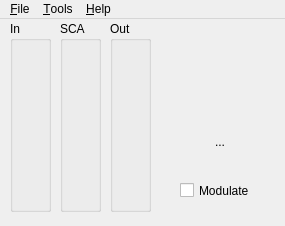
<?xml version="1.0" encoding="UTF-8"?>
<ui version="4.0">
 <class>MainWindow</class>
 <widget class="QMainWindow" name="MainWindow">
  <property name="geometry">
   <rect>
    <x>0</x>
    <y>0</y>
    <width>285</width>
    <height>226</height>
   </rect>
  </property>
  <property name="windowTitle">
   <string>JMPX</string>
  </property>
  <property name="windowIcon">
   <iconset resource="jmpx.qrc">
    <normaloff>:/images/text-speak.png</normaloff>:/images/text-speak.png</iconset>
  </property>
  <property name="documentMode">
   <bool>true</bool>
  </property>
  <widget class="QWidget" name="centralWidget">
   <widget class="QGroupBox" name="groupBox_out">
    <property name="geometry">
     <rect>
      <x>110</x>
      <y>2</y>
      <width>41</width>
      <height>191</height>
     </rect>
    </property>
    <property name="sizePolicy">
     <sizepolicy hsizetype="Preferred" vsizetype="Preferred">
      <horstretch>0</horstretch>
      <verstretch>0</verstretch>
     </sizepolicy>
    </property>
    <property name="title">
     <string>Out</string>
    </property>
    <layout class="QVBoxLayout" name="verticalLayout">
     <item>
      <layout class="QGridLayout" name="gridLayout_2">
       <item row="0" column="0">
        <widget class="Volumemeter" name="outvolumemeter" native="true">
         <property name="volume" stdset="0">
          <double>0.000000000000000</double>
         </property>
        </widget>
       </item>
      </layout>
     </item>
    </layout>
   </widget>
   <widget class="QGroupBox" name="groupBox_in">
    <property name="geometry">
     <rect>
      <x>10</x>
      <y>2</y>
      <width>41</width>
      <height>191</height>
     </rect>
    </property>
    <property name="sizePolicy">
     <sizepolicy hsizetype="Preferred" vsizetype="Preferred">
      <horstretch>0</horstretch>
      <verstretch>0</verstretch>
     </sizepolicy>
    </property>
    <property name="title">
     <string>In</string>
    </property>
    <layout class="QVBoxLayout" name="verticalLayout_2">
     <item>
      <layout class="QGridLayout" name="gridLayout">
       <item row="0" column="0">
        <widget class="Volumemeter" name="lvolumemeter" native="true">
         <property name="volume" stdset="0">
          <double>0.000000000000000</double>
         </property>
        </widget>
       </item>
       <item row="0" column="1">
        <widget class="Volumemeter" name="rvolumemeter" native="true">
         <property name="volume" stdset="0">
          <double>0.000000000000000</double>
         </property>
        </widget>
       </item>
      </layout>
     </item>
    </layout>
   </widget>
   <widget class="QGroupBox" name="groupBox_sca">
    <property name="geometry">
     <rect>
      <x>60</x>
      <y>2</y>
      <width>41</width>
      <height>191</height>
     </rect>
    </property>
    <property name="sizePolicy">
     <sizepolicy hsizetype="Preferred" vsizetype="Preferred">
      <horstretch>0</horstretch>
      <verstretch>0</verstretch>
     </sizepolicy>
    </property>
    <property name="title">
     <string>SCA</string>
    </property>
    <layout class="QVBoxLayout" name="verticalLayout_3">
     <item>
      <layout class="QGridLayout" name="gridLayout_3">
       <item row="0" column="0">
        <widget class="Volumemeter" name="scavolumemeter" native="true">
         <property name="volume" stdset="0">
          <double>0.000000000000000</double>
         </property>
        </widget>
       </item>
      </layout>
     </item>
    </layout>
   </widget>
   <widget class="QWidget" name="widget_therest" native="true">
    <property name="geometry">
     <rect>
      <x>170</x>
      <y>10</y>
      <width>111</width>
      <height>181</height>
     </rect>
    </property>
    <property name="sizePolicy">
     <sizepolicy hsizetype="Fixed" vsizetype="Fixed">
      <horstretch>0</horstretch>
      <verstretch>0</verstretch>
     </sizepolicy>
    </property>
    <widget class="QCheckBox" name="checkBox_modulate">
     <property name="geometry">
      <rect>
       <x>10</x>
       <y>150</y>
       <width>101</width>
       <height>23</height>
      </rect>
     </property>
     <property name="text">
      <string>Modulate</string>
     </property>
    </widget>
    <widget class="QLabel" name="label_stereo">
     <property name="enabled">
      <bool>true</bool>
     </property>
     <property name="geometry">
      <rect>
       <x>0</x>
       <y>2</y>
       <width>101</width>
       <height>41</height>
      </rect>
     </property>
     <property name="text">
      <string/>
     </property>
     <property name="pixmap">
      <pixmap resource="jmpx.qrc">:/images/stereo-off.png</pixmap>
     </property>
     <property name="scaledContents">
      <bool>true</bool>
     </property>
    </widget>
    <widget class="QToolButton" name="toolButton_options">
     <property name="geometry">
      <rect>
       <x>30</x>
       <y>93</y>
       <width>40</width>
       <height>40</height>
      </rect>
     </property>
     <property name="text">
      <string>...</string>
     </property>
     <property name="icon">
      <iconset resource="jmpx.qrc">
       <normaloff>:/images/settings.png</normaloff>:/images/settings.png</iconset>
     </property>
     <property name="iconSize">
      <size>
       <width>40</width>
       <height>40</height>
      </size>
     </property>
     <property name="autoRaise">
      <bool>true</bool>
     </property>
    </widget>
    <widget class="QLabel" name="label_rds">
     <property name="enabled">
      <bool>true</bool>
     </property>
     <property name="geometry">
      <rect>
       <x>0</x>
       <y>42</y>
       <width>101</width>
       <height>41</height>
      </rect>
     </property>
     <property name="text">
      <string/>
     </property>
     <property name="pixmap">
      <pixmap resource="jmpx.qrc">:/images/RDS-off.png</pixmap>
     </property>
     <property name="scaledContents">
      <bool>true</bool>
     </property>
    </widget>
   </widget>
  </widget>
  <widget class="QMenuBar" name="menuBar">
   <property name="geometry">
    <rect>
     <x>0</x>
     <y>0</y>
     <width>285</width>
     <height>23</height>
    </rect>
   </property>
   <property name="nativeMenuBar">
    <bool>true</bool>
   </property>
   <widget class="QMenu" name="menu_File">
    <property name="title">
     <string>&amp;File</string>
    </property>
    <addaction name="actionE_xit"/>
   </widget>
   <widget class="QMenu" name="menu_Tools">
    <property name="title">
     <string>&amp;Tools</string>
    </property>
    <addaction name="action_Options"/>
   </widget>
   <widget class="QMenu" name="menu_Help">
    <property name="title">
     <string>&amp;Help</string>
    </property>
    <addaction name="action_About"/>
    <addaction name="actionAbout_Qt"/>
   </widget>
   <addaction name="menu_File"/>
   <addaction name="menu_Tools"/>
   <addaction name="menu_Help"/>
  </widget>
  <action name="actionE_xit">
   <property name="icon">
    <iconset resource="jmpx.qrc">
     <normaloff>:/images/application-exit.png</normaloff>:/images/application-exit.png</iconset>
   </property>
   <property name="text">
    <string>E&amp;xit</string>
   </property>
  </action>
  <action name="action_Options">
   <property name="icon">
    <iconset resource="jmpx.qrc">
     <normaloff>:/images/settings.png</normaloff>:/images/settings.png</iconset>
   </property>
   <property name="text">
    <string>&amp;Options</string>
   </property>
  </action>
  <action name="action_About">
   <property name="text">
    <string>&amp;About</string>
   </property>
   <property name="iconVisibleInMenu">
    <bool>false</bool>
   </property>
  </action>
  <action name="actionAbout_Qt">
   <property name="text">
    <string>About Qt</string>
   </property>
  </action>
 </widget>
 <layoutdefault spacing="6" margin="11"/>
 <customwidgets>
  <customwidget>
   <class>Volumemeter</class>
   <extends>QWidget</extends>
   <header>vol/volumemeter.h</header>
  </customwidget>
 </customwidgets>
 <resources>
  <include location="jmpx.qrc"/>
 </resources>
 <connections>
  <connection>
   <sender>actionE_xit</sender>
   <signal>triggered()</signal>
   <receiver>MainWindow</receiver>
   <slot>close()</slot>
   <hints>
    <hint type="sourcelabel">
     <x>-1</x>
     <y>-1</y>
    </hint>
    <hint type="destinationlabel">
     <x>128</x>
     <y>133</y>
    </hint>
   </hints>
  </connection>
  <connection>
   <sender>toolButton_options</sender>
   <signal>clicked()</signal>
   <receiver>action_Options</receiver>
   <slot>trigger()</slot>
   <hints>
    <hint type="sourcelabel">
     <x>179</x>
     <y>154</y>
    </hint>
    <hint type="destinationlabel">
     <x>-1</x>
     <y>-1</y>
    </hint>
   </hints>
  </connection>
 </connections>
</ui>
